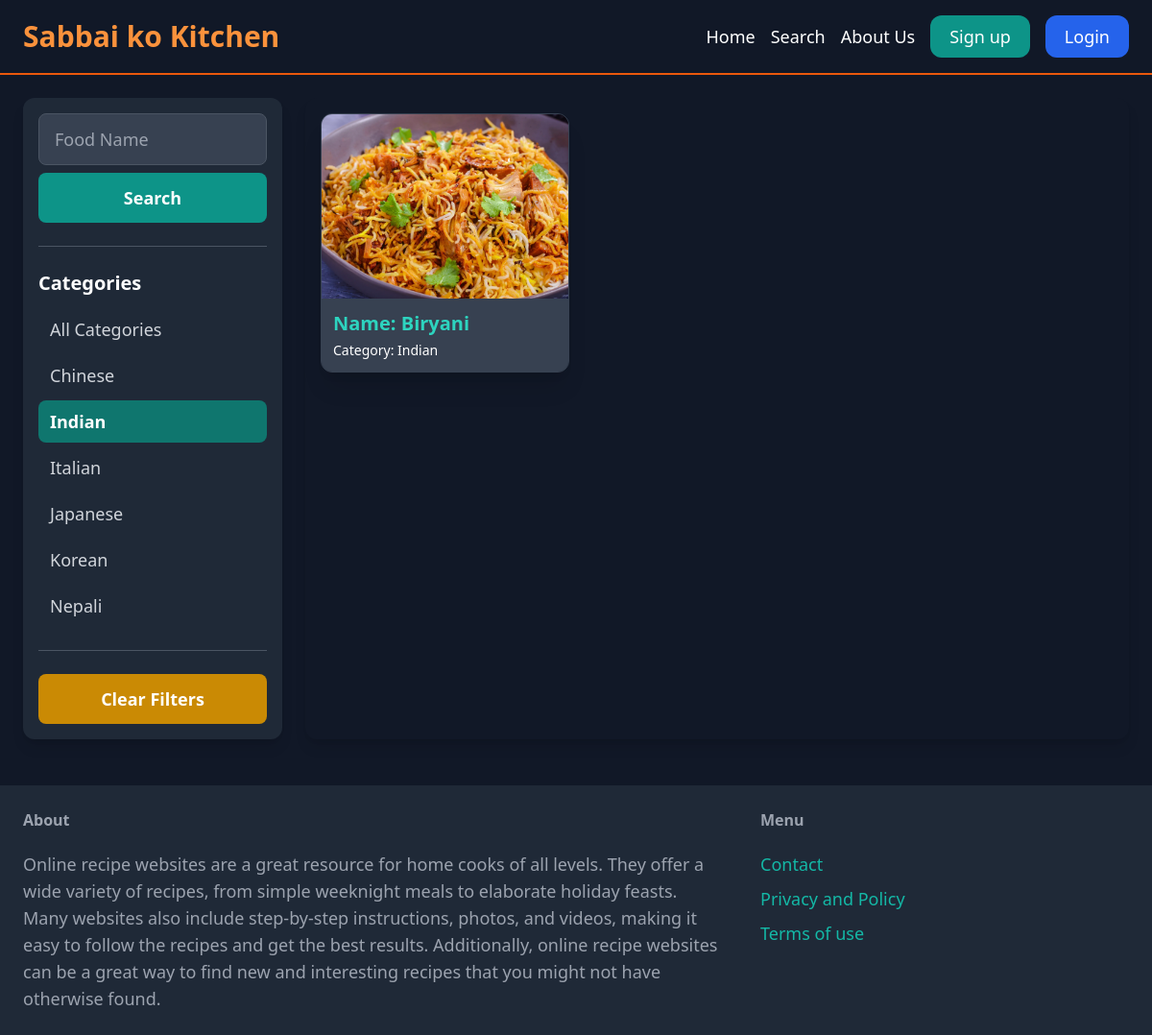
Page /items/?query=&category=2 on the committed database.
### item/models.py (models this page shows, shortened)
class Category(models.Model):
    name = models.CharField(max_length=255)
    class Meta:
        ordering = ('name',)
        verbose_name_plural = 'Categories'
    def __str__ (self):
        return self.name

class Item(models.Model):
    category = models.ForeignKey(Category, related_name='items', on_delete=models.CASCADE)
    name = models.CharField(max_length=255)
    description = models.TextField(blank=True, null = True)
    image = models.ImageField(upload_to='item_images', blank=True, null=True)
    created_by = models.ForeignKey(User,related_name='item', on_delete=models.CASCADE)
    created_at = models.DateTimeField(auto_now_add=True)
    ingredient = models.TextField(blank=True, null = True)
    process = models.TextField(blank=True, null = True)

### item/views.py (the view)
# urls.py: path('', views.items, name='items'),
def items(request):
    query = request.GET.get('query','')
    category_id = request.GET.get('category', 0)
    category = Category.objects.all()
    items = Item.objects.filter()
    if category_id:
        items = items.filter(category_id = category_id)
    if query:
        items = items.filter(Q(name__icontains=query) | Q(description__icontains=query))
    return render(request, 'item/search.html',{
        'items' : items,
        'query' : query,
        'category' : category,
        'category_id' : int(category_id)
    })

### item/templates/item/search.html (shortened to what this page needs)
{% extends 'main/base.html' %}
{% block content %}
    <div class="pb-6 grid grid-cols-4 gap-6">
        <div class="col-span-1 p-4 bg-gray-800 rounded-xl shadow-lg">
            <form method="get" action="{% url 'item:items' %}">
                <input name="query"
                       class="w-full py-3 px-4 mb-2 text-lg border border-gray-600 bg-gray-700 text-white rounded-lg focus:outline-none focus:ring-2 focus:ring-teal-500 placeholder-gray-400"
                       type="text"
                       value="{{ query|default:'' }}"
                       placeholder="Food Name">
                <button class="w-full py-3 text-white text-lg font-semibold bg-teal-600 hover:bg-teal-500 rounded-lg transition duration-200">
                    Search
                </button>
            </form>
            <hr class="my-6 border-gray-600">
            <p class="font-bold text-xl text-white mb-3">Categories</p>
            <ul>
                <li class="mb-1">
                    <a href="{% url 'item:items' %}?query={{ query|default:'' }}&category=0"
                       class="block py-2 px-3 text-lg rounded-lg transition duration-200
                              {% if category_id == 0 %}
                                  bg-teal-700 text-white font-semibold
                              {% else %}
                                  text-gray-300 hover:bg-gray-700
                              {% endif %}">
                        All Categories
                    </a>
                </li>
                {% for c in category %}
                    <li class="mb-1">
                        <a href="{% url 'item:items' %}?query={{ query|default:'' }}&category={{ c.id }}"
                           class="block py-2 px-3 text-lg rounded-lg transition duration-200
                                 {% if c.id|stringformat:'s' == category_id|stringformat:'s' %}
                                     bg-teal-700 text-white font-semibold
                                 {% else %}
                                     text-gray-300 hover:bg-gray-700
                                 {% endif %}">
                            {{ c.name }}
                        </a>
                    </li>
                {% endfor %}
            </ul>
            <hr class="my-6 border-gray-600">
            <a href="{% url 'item:items' %}"
               class="w-full text-center py-3 inline-block bg-yellow-600 hover:bg-yellow-500 text-lg font-semibold rounded-lg text-white transition duration-200">
                Clear Filters
            </a>
        </div>
        <div class="col-span-3 p-4 bg-gray-900 rounded-xl shadow-lg">
            <div class="grid grid-cols-1 sm:grid-cols-2 md:grid-cols-3 gap-6">
                {% for item in items %}
                    <div class='transform hover:scale-105 transition duration-300 ease-in-out'>
                        <a href="{% url 'item:detail' item.id %}">
                            <div class="bg-gray-800 border border-gray-700 rounded-xl overflow-hidden shadow-xl h-full flex flex-col">
                                <div class="relative w-full h-48 overflow-hidden">
                                    {% if item.image %}
                                        <img src="{{ item.image.url }}" alt="{{ item.name }}" class="object-cover w-full h-full">
                                    {% else %}
                                        <div class="w-full h-full flex items-center justify-center bg-gray-700 text-gray-400 text-center">
                                            No Image
                                        </div>
                                    {% endif %}
                                </div>
                                <div class="p-3 bg-gray-700 text-white flex flex-col flex-grow justify-center">
                                    <h4 class="font-bold text-xl truncate text-teal-400">Name: {{ item.name }}</h4>
                                    <p class="text-sm font-light mt-1">Category: {{ item.category }}</p>
                                </div>
                            </div>
                        </a>
                    </div>
                {% empty %}
                <div class="col-span-3 text-center py-10 text-xl text-gray-400">
                    No recipes found matching your criteria. Try adjusting your search or filters.
                </div>
                {% endfor %}
            </div>
        </div>
    </div>
{% endblock %}

### main/templates/main/base.html (style rules this page uses)
body { margin: 0; padding: 0; min-height: 100vh; display: flex; flex-direction: column; background-color: #111827; color: #f3f4f6; }

### rows in the picture
Category: name "Chinese"
Category: name "Indian"
Category: name "Italian"
Category: name "Japanese"
Category: name "Korean"
Category: name "Nepali"
Item: image (picture), name "Biryani", category "Indian"
